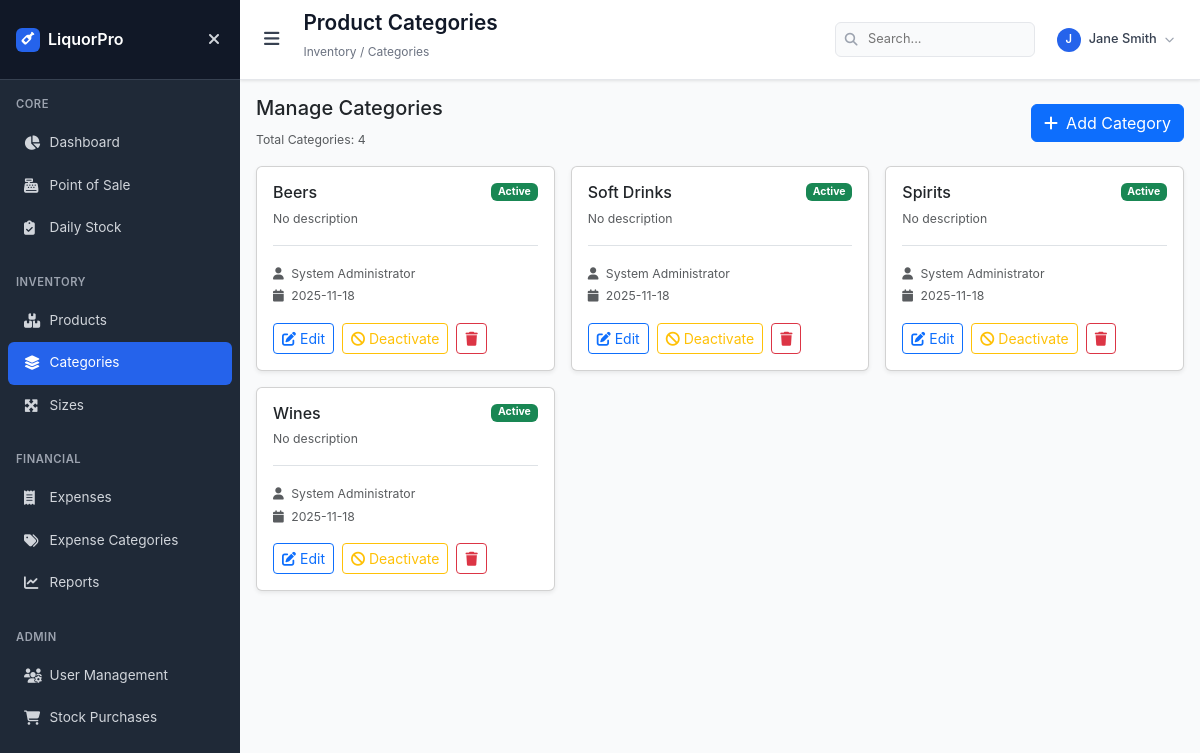
/categories (signed in), run on the app's committed database.
### models.py (models this page shows, shortened)
class User(db.Model):
    id = db.Column(db.Integer, primary_key=True)
    username = db.Column(db.String(80), unique=True, nullable=False, index=True)
    email = db.Column(db.String(120), unique=True, nullable=False, index=True)
    password_hash = db.Column(db.String(128), nullable=False)
    full_name = db.Column(db.String(100), nullable=False)
    role = db.Column(db.String(20), nullable=False, default='attendant', index=True)
    is_active = db.Column(db.Boolean, default=True, index=True)
    created_at = db.Column(db.DateTime, default=datetime.utcnow)
    last_login = db.Column(db.DateTime)

class Category(db.Model):
    id = db.Column(db.Integer, primary_key=True)
    name = db.Column(db.String(50), unique=True, nullable=False, index=True)
    description = db.Column(db.String(200), nullable=True)
    is_active = db.Column(db.Boolean, default=True, index=True)
    created_at = db.Column(db.DateTime, default=datetime.utcnow)
    created_by = db.Column(db.Integer, db.ForeignKey('user.id'), nullable=True)
    creator = db.relationship('User', backref=db.backref('created_categories', lazy=True))

### app.py (the view)
@app.route('/categories')
@admin_required
def categories():
    categories = Category.query.order_by(Category.name).all()
    return render_template('categories/categories.html', categories=categories)

### templates/categories/categories.html (shortened to what this page needs)
{% extends "base.html" %}
{% block page_title %}Product Categories{% endblock %}
{% block breadcrumb %}Inventory / Categories{% endblock %}
{% block content %}
<div class="row mb-3">
    <div class="col-12">
        <div class="d-flex justify-content-between align-items-center">
            <div>
                <h5>Manage Categories</h5>
                <small class="text-muted">Total Categories: {{ categories|length }}</small>
            </div>
            <a href="{{ url_for('add_category') }}" class="btn btn-primary">
                <i class="fas fa-plus me-2"></i>Add Category
            </a>
        </div>
    </div>
</div>
<div class="row g-3">
    {% for category in categories %}
    <div class="col-md-6 col-lg-4">
        <div class="card shadow-sm h-100">
            <div class="card-body">
                <div class="d-flex justify-content-between align-items-start mb-2">
                    <div>
                        <h6 class="mb-1">{{ category.name }}</h6>
                        <small class="text-muted">
                            {% if category.description %}
                            {{ category.description }}
                            {% else %}
                            No description
                            {% endif %}
                        </small>
                    </div>
                    {% if category.is_active %}
                    <span class="badge bg-success">Active</span>
                    {% else %}
                    <span class="badge bg-secondary">Inactive</span>
                    {% endif %}
                </div>
                <div class="mt-3 pt-3 border-top">
                    <small class="text-muted">
                        <i class="fas fa-user me-1"></i>
                        {% if category.creator %}{{ category.creator.full_name }}{% else %}System{% endif %}
                    </small>
                    <br>
                    <small class="text-muted">
                        <i class="fas fa-calendar me-1"></i>
                        {{ category.created_at.strftime('%Y-%m-%d') if category.created_at else 'N/A' }}
                    </small>
                </div>
                <div class="mt-3 d-flex gap-2">
                    <a href="{{ url_for('edit_category', category_id=category.id) }}" class="btn btn-sm btn-outline-primary">
                        <i class="fas fa-edit me-1"></i>Edit
                    </a>
                    <form method="POST" action="{{ url_for('toggle_category_status', category_id=category.id) }}" style="display: inline;">
                        {% if category.is_active %}
                        <button type="submit" class="btn btn-sm btn-outline-warning" onclick="return confirm('Deactivate this category? Products in this category will not be available for sale.')">
                            <i class="fas fa-ban me-1"></i>Deactivate
                        </button>
                        {% else %}
                        <button type="submit" class="btn btn-sm btn-outline-success" onclick="return confirm('Activate this category?')">
                            <i class="fas fa-check me-1"></i>Activate
                        </button>
                        {% endif %}
                    </form>
                    <form method="POST" action="{{ url_for('delete_category', category_id=category.id) }}" style="display: inline;">
                        <button type="submit" class="btn btn-sm btn-outline-danger" onclick="return confirm('Are you sure you want to delete this category? This action cannot be undone!')">
                            <i class="fas fa-trash"></i>
                        </button>
                    </form>
                </div>
            </div>
        </div>
    </div>
    {% endfor %}
</div>
{% endblock %}

### templates/base.html (shortened to what this page needs)
<!DOCTYPE html>
<html lang="en">
<head>
    <link href="https://cdnjs.cloudflare.com/ajax/libs/bootstrap/5.3.2/css/bootstrap.min.css" rel="stylesheet">
    <link href="https://cdnjs.cloudflare.com/ajax/libs/font-awesome/6.4.0/css/all.min.css" rel="stylesheet">
</head>
<body>
    <nav class="sidebar" id="sidebar">
        <div class="sidebar-header">
            <a href="{{ url_for('dashboard') }}" class="logo">
                <div class="logo-icon">
                    <i class="fas fa-wine-bottle"></i>
                </div>
                <span>LiquorPro</span>
            </a>
            <button class="close-btn" id="closeSidebar" aria-label="Close sidebar">
                <i class="fas fa-times"></i>
            </button>
        </div>
        <div class="nav-menu">
            <div class="nav-section">
                <div class="nav-title">Core</div>
                <a href="{{ url_for('dashboard') }}" class="nav-link {{ 'active' if request.endpoint == 'dashboard' }}">
                    <i class="fas fa-chart-pie nav-icon"></i>
                    <span>Dashboard</span>
                </a>
                <a href="{{ url_for('sales') }}" class="nav-link {{ 'active' if 'sales' in request.endpoint }}">
                    <i class="fas fa-cash-register nav-icon"></i>
                    <span>Point of Sale</span>
                </a>
                <a href="{{ url_for('daily_stock') }}" class="nav-link {{ 'active' if 'daily_stock' in request.endpoint or 'stock_purchases' in request.endpoint }}">
                    <i class="fas fa-clipboard-check nav-icon"></i>
                    <span>Daily Stock</span>
                </a>
            </div>
            {% if current_user and current_user.role in ['admin', 'manager'] %}
            <div class="nav-section">
                <div class="nav-title">Inventory</div>
                <a href="{{ url_for('products') }}" class="nav-link {{ 'active' if 'products' in request.endpoint or 'product_variants' in request.endpoint or 'add_variant' in request.endpoint or 'edit_variant' in request.endpoint }}">
                    <i class="fas fa-boxes nav-icon"></i>
                    <span>Products</span>
                </a>
                <a href="{{ url_for('categories') }}" class="nav-link {{ 'active' if 'categories' in request.endpoint or 'add_category' in request.endpoint }}">
                    <i class="fas fa-layer-group nav-icon"></i>
                    <span>Categories</span>
                </a>
                <a href="{{ url_for('sizes') }}" class="nav-link {{ 'active' if 'sizes' in request.endpoint or 'add_size' in request.endpoint }}">
                    <i class="fas fa-expand-arrows-alt nav-icon"></i>
                    <span>Sizes</span>
                </a>
            </div>
            {% endif %}
            <div class="nav-section">
                <div class="nav-title">Financial</div>
                <a href="{{ url_for('expenses') }}" class="nav-link {{ 'active' if 'expenses' in request.endpoint or 'add_expense' in request.endpoint or 'edit_expense' in request.endpoint }}">
                    <i class="fas fa-receipt nav-icon"></i>
                    <span>Expenses</span>
                </a>
                {% if current_user and current_user.role in ['admin', 'manager'] %}
                <a href="{{ url_for('expense_categories') }}" class="nav-link {{ 'active' if 'expense_categories' in request.endpoint or 'add_expense_category' in request.endpoint or 'edit_expense_category' in request.endpoint }}">
                    <i class="fas fa-tags nav-icon"></i>
                    <span>Expense Categories</span>
                </a>
                {% endif %}
                <a href="{{ url_for('reports') }}" class="nav-link {{ 'active' if 'reports' in request.endpoint or 'purchase_report' in request.endpoint }}">
                    <i class="fas fa-chart-line nav-icon"></i>
                    <span>Reports</span>
                </a>
            </div>
            {% if current_user and current_user.role in ['admin', 'manager'] %}
            <div class="nav-section">
                <div class="nav-title">Admin</div>
                <a href="{{ url_for('users') }}" class="nav-link {{ 'active' if 'users' in request.endpoint or 'add_user' in request.endpoint }}">
                    <i class="fas fa-users-cog nav-icon"></i>
                    <span>User Management</span>
                </a>
                <a href="{{ url_for('stock_purchases') }}" class="nav-link {{ 'active' if 'stock_purchases' in request.endpoint or 'add_stock_purchase' in request.endpoint or 'edit_stock_purchase' in request.endpoint }}">
                    <i class="fas fa-shopping-cart nav-icon"></i>
                    <span>Stock Purchases</span>
                </a>
            </div>
            {% endif %}
        </div>
    </nav>
    <div class="main-wrapper" id="mainWrapper">
        <header class="main-header">
            <div class="header-left">
                <button class="menu-btn" id="menuBtn" aria-label="Toggle menu">
                    <i class="fas fa-bars"></i>
                </button>
                <div class="page-info">
                    <h1>{% block page_title %}Dashboard{% endblock %}</h1>
                    <div class="breadcrumb">{% block breadcrumb %}Home / Dashboard{% endblock %}</div>
                </div>
            </div>
            <div class="header-right">
                <div class="search-container">
                    <input type="text" class="search-input" placeholder="Search..." aria-label="Search">
                    <i class="fas fa-search search-icon"></i>
                </div>
                <div class="user-menu">
                    <button class="user-btn" id="userBtn" aria-label="User menu">
                        <div class="user-avatar">{{ current_user.full_name[0].upper() if current_user and current_user.full_name else 'U' }}</div>
                        <span class="user-name">{{ current_user.full_name if current_user and current_user.full_name else (current_user.username if current_user else 'User') }}</span>
                        <i class="fas fa-chevron-down" style="font-size: 0.6rem; color: #9ca3af;"></i>
                    </button>
                </div>
            </div>
        </header>
        <main class="content">
            {% block content %}{% endblock %}
        </main>
    </div>
</body>
</html>

### data on the page
User: full_name "J", full_name "Jane Smith"
Category: name "Beers", shows "No description", is_active "Active", creator.full_name "System Administrator", created_at "2025-11-18"
Category: name "Soft Drinks", shows "No description", is_active "Active", creator.full_name "System Administrator", created_at "2025-11-18"
Category: name "Spirits", shows "No description", is_active "Active", creator.full_name "System Administrator", created_at "2025-11-18"
Category: name "Wines", shows "No description", is_active "Active", creator.full_name "System Administrator", created_at "2025-11-18"

### other printed values
{{ categories|length }} "4"
